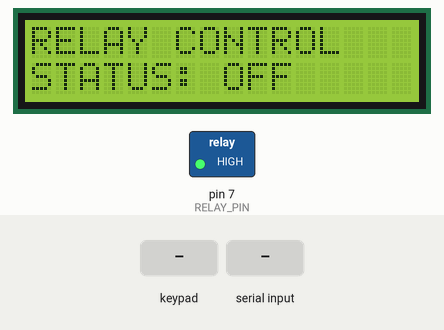
Bench run of a program on a simulated Arduino Mega 2560, built with avr-gcc and run on an emulated ATmega2560. On the bench: 16×2 character LCD, switched loads named in the program (green lamp = pin HIGH). The inputs (shaded band) are chosen by the test bench. What the program prints to the serial monitor is not drawn.

Above: at 3.2 s.
3.3 s: keypad keys 2 2 2 3 2 4 2 5 A pressed 0.4 s apart
At 4.5 s:
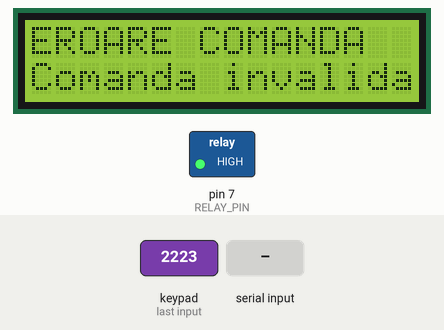
8.4 s: key 'D' pressed
At 9.9 s:
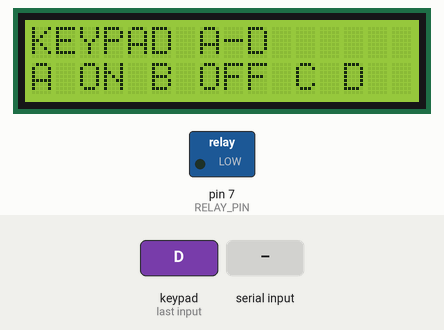
10.2 s: "relay\n" received over Serial
At 10.6 s:
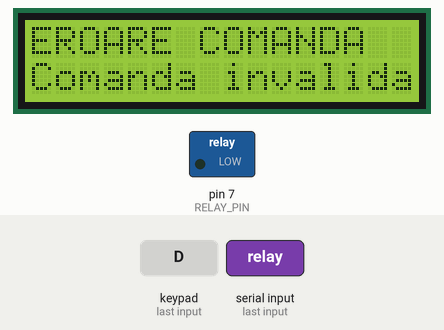
11.7 s: key 'A' pressed
At 12.7 s:
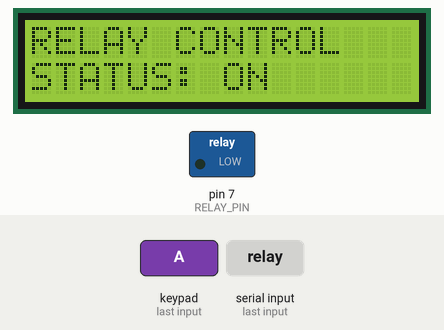
13.2 s: key '1' pressed
At 14.3 s:
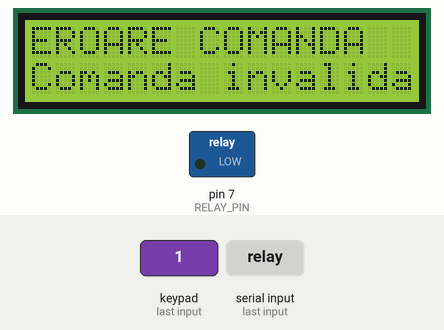
Timing chart, 0 to 16.2 s (numbered marks = the images above; inputs shaded):
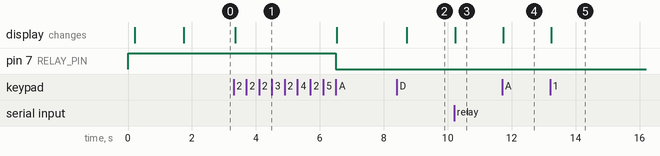

The program:

main.cpp
```cpp
#include <Arduino.h>
#include "keypad_input.h"
#include "lcd_display.h"
#include "relay.h"
#include "reporting.h"
#include "serial_input.h"
#include "stdio_redirect.h"
void setup() { Serial.begin(9600); initStdio(); initRelay(); initLcd(); initKeypad(); displayRelayState(); printf("\nSistem initializat!\n"); printf("Stare initiala: OFF\n"); showMenu(); printf("\nIntrodu o comanda: "); }
void loop() { readSerialCommand(); readKeypad(); }
```

command_processor.h
```cpp
#pragma once
void normalizeCommand(char* text);
void processSerialCommand(char* command);
```

relay.h
```cpp
#pragma once
void initRelay();
void setRelay(bool state);
bool getRelayState();
```

reporting.h
```cpp
#pragma once
void showMenu();
void activateRelay();
void deactivateRelay();
void showStatus();
```

serial_input.h
```cpp
#pragma once
void readSerialCommand();
```

stdio_redirect.h
```cpp
#pragma once
void initStdio();
```

system_state.h
```cpp
#pragma once
extern bool relayState;
```

command_processor.cpp
```cpp
#include <Arduino.h>
#include <ctype.h>
#include <stdio.h>
#include <string.h>
#include "command_processor.h"
#include "lcd_display.h"
#include "relay.h"
#include "reporting.h"
void normalizeCommand(char* text) {
    size_t readIndex = 0, writeIndex = 0; bool previousSpace = false;
    while (text[readIndex] != '\0' && isspace((unsigned char)text[readIndex])) readIndex++;
    while (text[readIndex] != '\0') { char c = (char)tolower((unsigned char)text[readIndex++]); if (isspace((unsigned char)c)) { if (writeIndex > 0 && !previousSpace) { text[writeIndex++] = ' '; previousSpace = true; } } else { text[writeIndex++] = c; previousSpace = false; } }
    if (writeIndex > 0 && text[writeIndex - 1] == ' ') {
        writeIndex--;
    }

    text[writeIndex] = '\0';
}
void processSerialCommand(char* command) {
    normalizeCommand(command); if (command[0] == '\0') return; printf("\n[COMANDA] %s\n", command);
    char action[16] = "", argument[16] = "", extra[2] = "";
    int count = sscanf(command, "%15s %15s %1s", action, argument, extra);
    if (count == 2 && strcmp(action, "relay") == 0 && strcmp(argument, "on") == 0) activateRelay();
    else if (count == 2 && strcmp(action, "relay") == 0 && strcmp(argument, "off") == 0) deactivateRelay();
    else if (strcmp(command, "status") == 0) showStatus();
    else if (strcmp(command, "help") == 0) { showMenu(); showLcd("KEYPAD A-D", "A ON B OFF C D"); }
    else { displayError(); printf("[EROARE] Comanda invalida!\n"); printf("Utilizeaza: relay on / relay off\n"); printf("Starea releului ramane: %s\n", getRelayState() ? "ON" : "OFF"); }
}
```

relay.cpp
```cpp
#include <Arduino.h>
#include <stdio.h>
#include "config.h"
#include "relay.h"
#include "system_state.h"
void initRelay() { digitalWrite(RELAY_PIN, RELAY_ACTIVE_LOW ? HIGH : LOW); pinMode(RELAY_PIN, OUTPUT); relayState = false; }
void setRelay(bool state) { relayState = state; digitalWrite(RELAY_PIN, RELAY_ACTIVE_LOW ? (state ? LOW : HIGH) : (state ? HIGH : LOW)); printf("[RELEU] %s\n", state ? "ON" : "OFF"); }
bool getRelayState() { return relayState; }
```

reporting.cpp
```cpp
#include <stdio.h>
#include "lcd_display.h"
#include "relay.h"
#include "reporting.h"
void showMenu() { printf("\n================================\n"); printf(" LABORATOR 4.1 - CONTROL RELEU\n"); printf("================================\n"); printf("SERIAL:\n"); printf(" relay on  - Pornire\n relay off - Oprire\n status    - Stare curenta\n help      - Meniu\n"); printf("\nKEYPAD:\n"); printf(" A - Pornire releu\n B - Oprire releu\n C - Stare curenta\n D - Afisare meniu\n"); printf("================================\n"); }
void activateRelay() { setRelay(true); displayRelayState(); printf("[OK] LED APRINS\n"); }
void deactivateRelay() { setRelay(false); displayRelayState(); printf("[OK] LED STINS\n"); }
void showStatus() { displayRelayState(); printf("[STATUS] Releu: %s\n", getRelayState() ? "ON" : "OFF"); }
```

serial_input.cpp
```cpp
#include <Arduino.h>
#include <ctype.h>
#include <stdio.h>
#include "command_processor.h"
#include "lcd_display.h"
#include "serial_input.h"
char serialBuffer[48]; size_t serialIndex = 0; bool inputOverflow = false;
void readSerialCommand() {
    while (Serial.available() > 0) {
        char c = (char)Serial.read();
        if (c == '\r' || c == '\n') { if (serialIndex == 0 && !inputOverflow) continue; printf("\n"); if (inputOverflow) { displayError(); printf("[EROARE] Comanda prea lunga!\n"); } else { serialBuffer[serialIndex] = '\0'; processSerialCommand(serialBuffer); } serialIndex = 0; inputOverflow = false; printf("\nIntrodu o comanda: "); }
        else if (c == '\b' || c == 127) { if (serialIndex > 0) { serialIndex--; Serial.print("\b \b"); } }
        else if (isprint((unsigned char)c)) { Serial.write(c); if (!inputOverflow) { if (serialIndex < sizeof(serialBuffer) - 1) serialBuffer[serialIndex++] = c; else inputOverflow = true; } }
    }
}
```

stdio_redirect.cpp
```cpp
#include <Arduino.h>
#include <stdio.h>
#include "stdio_redirect.h"
static FILE serialOutput;
int serialPutChar(char c, FILE* stream) { (void)stream; if (c == '\n') Serial.write('\r'); Serial.write(c); return 0; }
void initStdio() { fdev_setup_stream(&serialOutput, serialPutChar, NULL, _FDEV_SETUP_WRITE); stdout = &serialOutput; }
```

system_state.cpp
```cpp
#include "system_state.h"
bool relayState = false;
```

config.h
```cpp
#pragma once
#include <Arduino.h>
constexpr uint8_t RELAY_PIN = 7;
constexpr bool RELAY_ACTIVE_LOW = true;
```

keypad_input.h
```cpp
#pragma once
void initKeypad();
void readKeypad();
```

lcd_display.h
```cpp
#pragma once
void initLcd();
void showLcd(const char* line1, const char* line2);
void displayRelayState();
void displayError();
```

keypad_input.cpp
```cpp
#include <Arduino.h>
#include <Keypad.h>
#include <stdio.h>
#include "keypad_input.h"
#include "lcd_display.h"
#include "reporting.h"
const byte ROWS = 4, COLS = 4;
char keys[ROWS][COLS] = {{'1','2','3','A'}, {'4','5','6','B'}, {'7','8','9','C'}, {'*','0','#','D'}};
byte rowPins[ROWS] = {22, 23, 24, 25}; byte colPins[COLS] = {26, 27, 28, 29};
Keypad keypad = Keypad(makeKeymap(keys), rowPins, colPins, ROWS, COLS);
void initKeypad() { keypad.setDebounceTime(30); }
void readKeypad() { char key = keypad.getKey(); if (key == NO_KEY) return; printf("\n[KEYPAD] Tasta: %c\n", key); switch (key) { case 'A': activateRelay(); break; case 'B': deactivateRelay(); break; case 'C': showStatus(); break; case 'D': showMenu(); showLcd("KEYPAD A-D", "A ON B OFF C D"); break; default: displayError(); printf("[EROARE] Tasta %c neutilizata!\n", key); printf("Foloseste A, B, C sau D.\n"); break; } }
```

lcd_display.cpp
```cpp
#include <Arduino.h>
#include <Wire.h>
#include <LiquidCrystal_I2C.h>
#include <stdio.h>
#include "lcd_display.h"
#include "relay.h"
LiquidCrystal_I2C lcd27(0x27, 16, 2);
LiquidCrystal_I2C lcd3F(0x3F, 16, 2);
LiquidCrystal_I2C* lcd = nullptr;
bool i2cDeviceFound(byte address) { Wire.beginTransmission(address); return Wire.endTransmission() == 0; }
void initLcd() {
    Wire.begin(); delay(100); printf("\nScanare I2C...\n"); bool foundAny = false;
    for (byte address = 1; address < 127; address++) if (i2cDeviceFound(address)) { printf("Dispozitiv I2C: 0x%02X\n", address); foundAny = true; }
    if (!foundAny) printf("[EROARE] Niciun dispozitiv I2C!\n");
    if (i2cDeviceFound(0x27)) { lcd = &lcd27; printf("LCD selectat: 0x27\n"); }
    else if (i2cDeviceFound(0x3F)) { lcd = &lcd3F; printf("LCD selectat: 0x3F\n"); }
    else { printf("[EROARE] LCD nedetectat!\n"); return; }
    lcd->init(); lcd->backlight(); lcd->clear(); lcd->setCursor(0, 0); lcd->print("LABORATOR 4.1"); lcd->setCursor(0, 1); lcd->print("Sistem pornit"); delay(1500);
}
void showLcd(const char* line1, const char* line2) { if (lcd == nullptr) return; lcd->clear(); lcd->setCursor(0, 0); lcd->print(line1); lcd->setCursor(0, 1); lcd->print(line2); }
void displayRelayState() { if (getRelayState()) showLcd("RELAY CONTROL", "STATUS: ON"); else showLcd("RELAY CONTROL", "STATUS: OFF"); }
void displayError() { showLcd("EROARE COMANDA", "Comanda invalida"); }
```

Measured:
- after the input at 3.3 s, pin 7 (RELAY_PIN): HIGH → LOW after 3.2 s; the display: changes after 0.05 s (image 1)
- after the input at 8.4 s, the display: changes after 0.32 s (image 2)
- after the input at 10.2 s, the display: changes at once (image 3)
- after the input at 11.7 s, the display: changes at once (image 4)
- after the input at 13.2 s, the display: changes at once (image 5)
